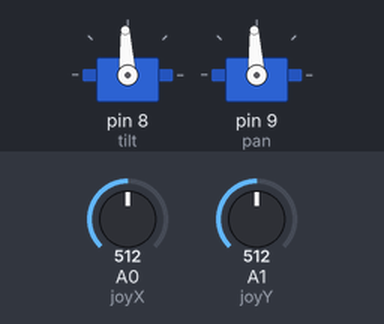
This sketch was run on a simulated Arduino Uno, built with avr-gcc and run on an emulated ATmega328P. Parts: 2 × servo. Inputs (shaded band) come from the test bench; at power-on: A0 (joyX) = 512, A1 (joyY) = 512.

Above: at 1.2 s.
1.3 s: A0 (joyX) set to 716
At 1.9 s:
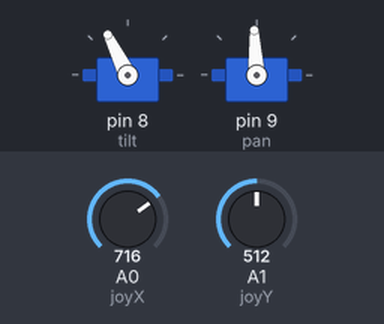
2.8 s: A1 (joyY) set to 716
At 3.1 s:
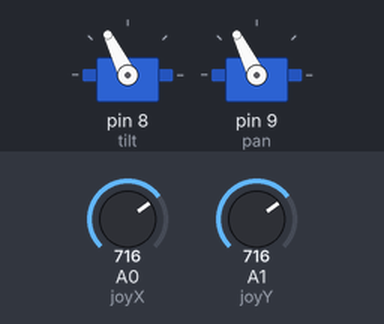
4.3 s: A0 (joyX) set to 900
At 5.5 s:
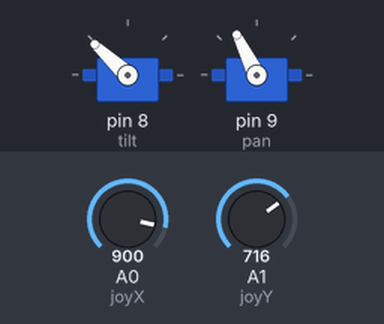
5.8 s: A1 (joyY) set to 900
At 6.8 s:
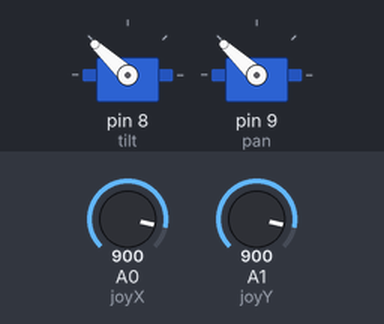
7.3 s: A0 (joyX) set to 1023
At 8.0 s:
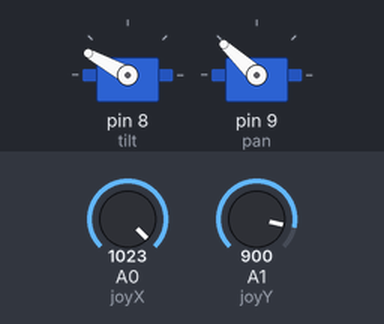
8.8 s: A1 (joyY) set to 1023
At 9.2 s:
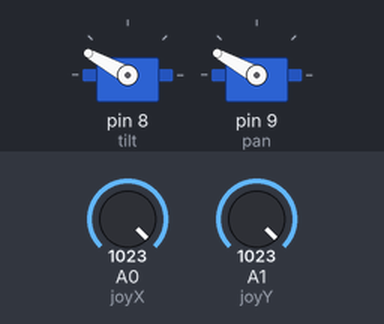
Timing chart, 0 to 11.3 s (numbered marks = the images above; inputs shaded):
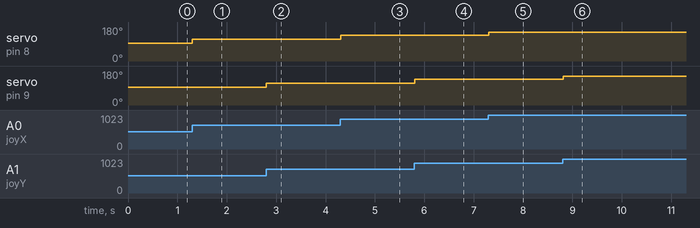

Measured:
- after the input at 1.3 s, servo on pin 8 (tilt): 93° → 116° at once
- after the input at 2.8 s, servo on pin 9 (pan): 93° → 116° at once
- after the input at 4.3 s, servo on pin 8 (tilt): 116° → 137° at once
- after the input at 5.8 s, servo on pin 9 (pan): 116° → 137° at once
- after the input at 7.3 s, servo on pin 8 (tilt): 137° → 151° at once
- after the input at 8.8 s, servo on pin 9 (pan): 137° → 151° at once

The sketch:

joystick_servo_arduino.ino
```cpp
// Controlling movements of two servos using a Joystick
// Joystick's x- and y- axes are connected to A0 and A1 analog pins of Arduino.
// Servos are connectd to PWM Pins 9 and 10.
// By Explore Labs

#include <Servo.h>

Servo tilt, pan; // create servo object to control a servo

int joyX = A0; // analog pin used to connect the X - axis of Joystick
int joyY = A1; // analog pin used to connect the Y - axis of Joystick
int x, y; // variables to read the values from the analog pins

void setup()
{
  tilt.attach(8); // attaches the tilt servo on pin 9 to the servo object
  pan.attach(9); // attaches the pan servo on pin 10 to the servo object
}

void loop()
{
  x = joyX;    // reads the value of the Joystick's X - axis (value between 0 and 1023)
  y = joyY;    // reads the value of the Joystick's Y - axis (value between 0 and 1023)
  x = map(analogRead(joyX), 0, 1023, 900, 2100); // scale it to use with the servo b/w 900 usec to 2100 usec
  y = map(analogRead(joyY), 0, 1023, 900, 2100);
  tilt.write(x); // sets the servo position according to the scaled value
  pan.write(y);
  delay(15); // waits for the servos to get there
}
```
